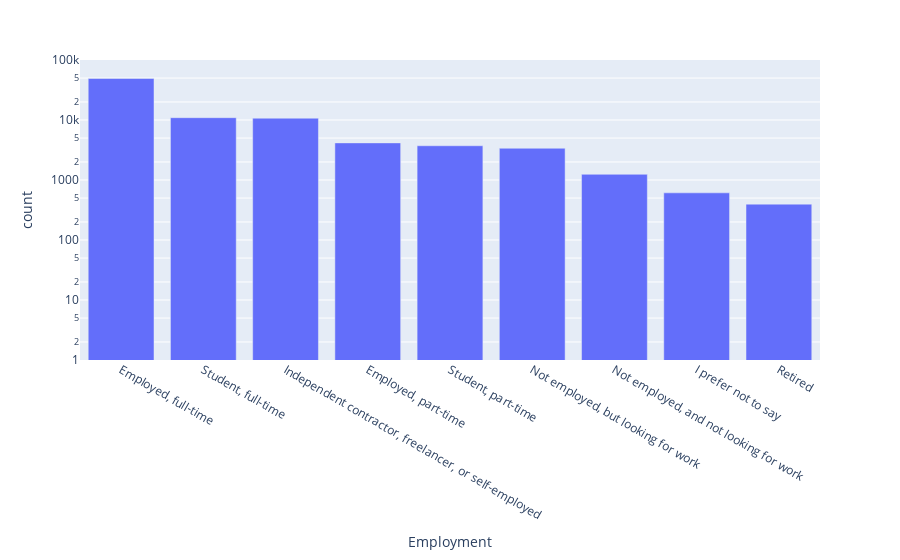

The cell this chart's notebook holds for it:
### Code cell
figure = px.bar(process_survey_2022.Employment.value_counts().reset_index(), x="Employment", y="count", log_y=True)

layout_props = dict(
    xaxis=dict(
        type="category",
    ),
    yaxis=dict(range=[0, 5])
)
figure.update_layout(**layout_props)

### Figure 1 — Plotly figure (JSON) as saved in the notebook; plotly's stock layout.template omitted (floating-point values rounded to 4 significant figures)
{"data": [{"alignmentgroup": "True", "hovertemplate": "Employment=%{x}<br>count=%{y}<extra></extra>", "legendgroup": "", "marker": {"color": "#636efa", "pattern": {"shape": ""}}, "name": "", "offsetgroup": "", "orientation": "v", "showlegend": false, "textposition": "auto", "type": "bar", "x": ["Employed, full-time", "Student, full-time", "Independent contractor, freelancer, or self-employed", "Employed, part-time", "Student, part-time", "Not employed, but looking for work", "Not employed, and not looking for work", "I prefer not to say", "Retired"], "xaxis": "x", "y": [49199, 10932, 10721, 4154, 3722, 3381, 1244, 611, 396], "yaxis": "y"}], "layout": {"barmode": "relative", "legend": {"tracegroupgap": 0}, "margin": {"t": 60}, "xaxis": {"anchor": "y", "domain": [0, 1], "title": {"text": "Employment"}, "type": "category"}, "yaxis": {"anchor": "x", "domain": [0, 1], "range": [0, 5], "title": {"text": "count"}, "type": "log"}}}
